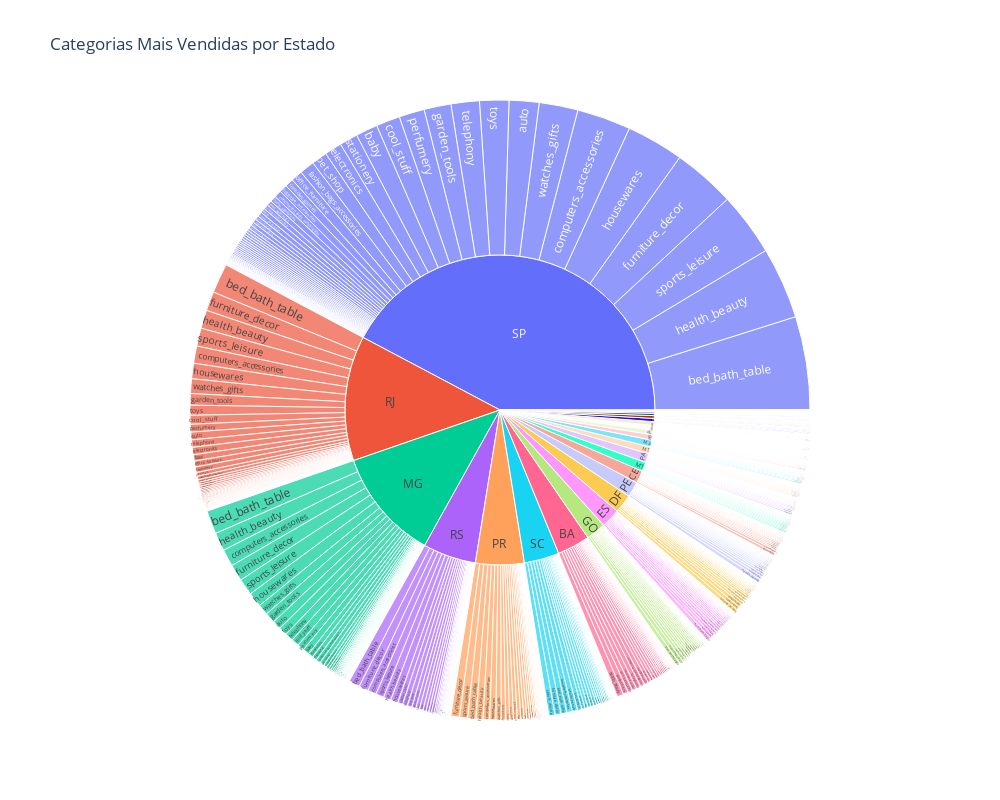

Notebook code cell kept with this figure:
### Code cell
categorias_estado = df.groupby(['geolocation_state', 'product_category_name_english'])['order_id'].count().reset_index()
categorias_estado.columns = ['Estado', 'Categoria', 'Pedidos']

import plotly.express as px
fig = px.sunburst(categorias_estado, path=['Estado', 'Categoria'], values='Pedidos',
                  title='Categorias Mais Vendidas por Estado',    width=1000,
    height=800
)
fig.show()

### Figure 1 — Plotly figure (JSON) as saved in the notebook; plotly's stock layout.template omitted (floating-point values rounded to 4 significant figures; data arrays with more than 128 entries replaced by an {"elided": "..."} marker saying what was removed)
{"data": [{"branchvalues": "total", "domain": {"x": [0, 1], "y": [0, 1]}, "hovertemplate": "labels=%{label}<br>Pedidos=%{value}<br>parent=%{parent}<br>id=%{id}<extra></extra>", "ids": {"elided": "1382 str values"}, "labels": {"elided": "1382 str values"}, "name": "", "parents": {"elided": "1382 str values"}, "type": "sunburst", "values": {"elided": "1382 int values"}}], "layout": {"height": 800, "legend": {"tracegroupgap": 0}, "title": {"text": "Categorias Mais Vendidas por Estado"}, "width": 1000}}
